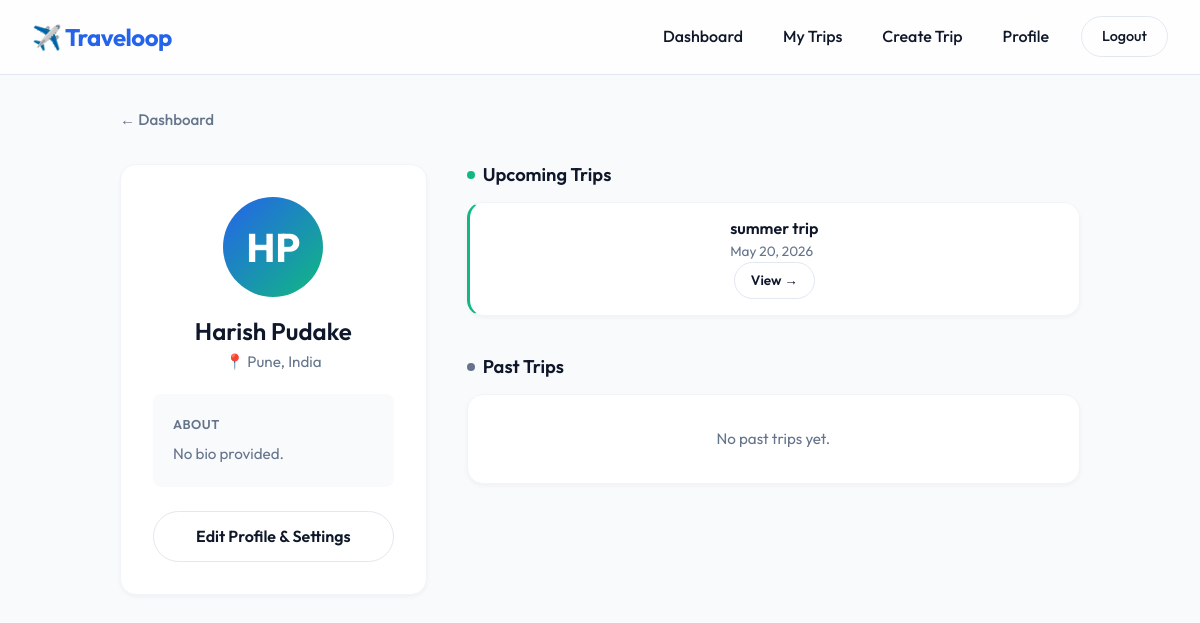
The app's page /profile (signed in) with its own data.
### database/models.py (models this page shows, shortened)
class User(UserMixin, db.Model):
    id = db.Column(db.Integer, primary_key=True)
    email = db.Column(db.String(120), unique=True, nullable=False)
    password_hash = db.Column(db.String(256), nullable=False)
    first_name = db.Column(db.String(100), nullable=False)
    last_name = db.Column(db.String(100), nullable=False)
    phone_number = db.Column(db.String(20))
    city = db.Column(db.String(100))
    country = db.Column(db.String(100))
    bio = db.Column(db.Text)
    created_at = db.Column(db.DateTime, default=lambda: datetime.now(timezone.utc))
    trips = db.relationship('Trip', backref='author', lazy=True)

class Trip(db.Model):
    id = db.Column(db.Integer, primary_key=True)
    user_id = db.Column(db.Integer, db.ForeignKey('user.id'), nullable=False)
    name = db.Column(db.String(100), nullable=False)
    start_date = db.Column(db.Date, nullable=False)
    end_date = db.Column(db.Date, nullable=False)
    description = db.Column(db.Text)
    cover_photo = db.Column(db.String(255))
    is_public = db.Column(db.Boolean, default=False)
    created_at = db.Column(db.DateTime, default=lambda: datetime.now(timezone.utc))
    stops = db.relationship('Stop', backref='trip', lazy=True, cascade='all, delete-orphan')
    expenses = db.relationship('Expense', backref='trip', lazy=True, cascade='all, delete-orphan')
    checklist_items = db.relationship('ChecklistItem', backref='trip', lazy=True, cascade='all, delete-orphan')
    notes = db.relationship('Note', backref='trip', lazy=True, cascade='all, delete-orphan')

### backend/profile.py (the view)
@profile_bp.route('/profile')
@login_required
def user_profile():
    today = datetime.now().date()
    past_trips = Trip.query.filter(Trip.user_id == current_user.id, Trip.end_date < today).all()
    future_trips = Trip.query.filter(Trip.user_id == current_user.id, Trip.start_date >= today).all()
    return render_template('profile.html', user=current_user, past_trips=past_trips, future_trips=future_trips)

### database/models.py (called while the page is built)
@login_manager.user_loader
def load_user(user_id):
    return User.query.get(int(user_id))

### templates/profile.html (shortened to what this page needs)
{% extends "base.html" %}
{% block content %}
<div style="max-width: 960px; margin: 0 auto;">
    <div class="breadcrumb">
        <a href="{{ url_for('trips.dashboard') }}">← Dashboard</a>
    </div>
    <div style="display: flex; gap: 2.5rem; align-items: flex-start;">
        <div style="flex: 1; min-width: 280px;">
            <div class="card" style="padding: 2rem; text-align: center;">
                <div style="width: 100px; height: 100px; border-radius: 50%; background: linear-gradient(135deg, var(--primary), var(--secondary)); margin: 0 auto 1.25rem; display: flex; align-items: center; justify-content: center; color: white; font-size: 2.5rem; font-weight: 700;">
                    {{ user.first_name[0] }}{{ user.last_name[0] }}
                </div>
                <h2 style="font-size: 1.5rem; margin-bottom: 0.25rem;">{{ user.first_name }} {{ user.last_name }}</h2>
                <p style="color: var(--text-muted); font-size: 0.95rem; margin-bottom: 1.25rem;">📍 {{ user.city or 'Unknown City' }}, {{ user.country or 'Unknown' }}</p>
                <div style="text-align: left; background: var(--bg-main); padding: 1.25rem; border-radius: var(--radius-sm); margin-bottom: 1.5rem;">
                    <p style="font-size: 0.8rem; text-transform: uppercase; color: var(--text-muted); letter-spacing: 0.5px; margin-bottom: 0.5rem; font-weight: 600;">About</p>
                    <p style="font-size: 0.95rem; line-height: 1.6;">{{ user.bio or 'No bio provided.' }}</p>
                </div>
                <a href="{{ url_for('profile.settings') }}" class="btn btn-outline btn-block">Edit Profile & Settings</a>
            </div>
        </div>
        <div style="flex: 2;">
            <div style="margin-bottom: 2.5rem;">
                <h3 style="margin-bottom: 1rem; font-size: 1.15rem; display: flex; align-items: center; gap: 0.5rem;">
                    <span style="width: 8px; height: 8px; border-radius: 50%; background: var(--secondary);"></span>
                    Upcoming Trips
                </h3>
                {% if future_trips %}
                    <div style="display: flex; flex-direction: column; gap: 0.75rem;">
                    {% for trip in future_trips %}
                        <div class="card" style="padding: 1rem 1.5rem; display: flex; justify-content: space-between; align-items: center; border-left: 3px solid var(--secondary);">
                            <div>
                                <h4 style="font-size: 1rem; margin-bottom: 0.15rem;">{{ trip.name }}</h4>
                                <p style="font-size: 0.85rem; color: var(--text-muted);">{{ trip.start_date.strftime('%b %d, %Y') }}</p>
                            </div>
                            <a href="{{ url_for('trips.view_trip', trip_id=trip.id) }}" class="btn btn-outline" style="padding: 0.4rem 1rem; font-size: 0.85rem;">View →</a>
                        </div>
                    {% endfor %}
                    </div>
                {% else %}
                    <div class="card" style="padding: 2rem; text-align: center;">
                        <p style="color: var(--text-muted); font-size: 0.95rem;">No upcoming trips. <a href="{{ url_for('trips.create_trip') }}" style="font-weight: 600;">Plan one now →</a></p>
                    </div>
                {% endif %}
            </div>
            <div>
                <h3 style="margin-bottom: 1rem; font-size: 1.15rem; display: flex; align-items: center; gap: 0.5rem;">
                    <span style="width: 8px; height: 8px; border-radius: 50%; background: var(--text-muted);"></span>
                    Past Trips
                </h3>
                {% if past_trips %}
                    <div style="display: flex; flex-direction: column; gap: 0.75rem;">
                    {% for trip in past_trips %}
                        <div class="card" style="padding: 1rem 1.5rem; display: flex; justify-content: space-between; align-items: center; opacity: 0.7;">
                            <div>
                                <h4 style="font-size: 1rem; margin-bottom: 0.15rem;">{{ trip.name }}</h4>
                                <p style="font-size: 0.85rem; color: var(--text-muted);">{{ trip.start_date.strftime('%b %d, %Y') }}</p>
                            </div>
                            <a href="{{ url_for('trips.view_trip', trip_id=trip.id) }}" class="btn btn-outline" style="padding: 0.4rem 1rem; font-size: 0.85rem;">Journal</a>
                        </div>
                    {% endfor %}
                    </div>
                {% else %}
                    <div class="card" style="padding: 2rem; text-align: center;">
                        <p style="color: var(--text-muted); font-size: 0.95rem;">No past trips yet.</p>
                    </div>
                {% endif %}
            </div>
        </div>
    </div>
</div>
{% endblock %}

### static/style.css (style rules this page uses)
:root { --primary: #2563EB; --primary-hover: #1D4ED8; --secondary: #10B981; --secondary-hover: #059669; --danger: #EF4444; --danger-hover: #DC2626; --bg-main: #F8FAFC; --bg-card: #FFFFFF; --bg-nav: #FFFFFF; --text-main: #0F172A; --text-muted: #64748B; --border: #E2E8F0; --border-light: #F1F5F9; --radius-sm: 8px; --radius-md: 16px; --radius-lg: 24px; --radius-full: 9999px; --shadow-sm: 0 2px 4px rgba(15, 23, 42, 0.04); --shadow-md: 0 4px 12px rgba(15, 23, 42, 0.06); --shadow-lg: 0 12px 32px rgba(15, 23, 42, 0.08); }
* { box-sizing: border-box; margin: 0; padding: 0; }
body { font-family: 'Outfit', sans-serif; background-color: var(--bg-main); color: var(--text-main); line-height: 1.6; -webkit-font-smoothing: antialiased; }
a { text-decoration: none; color: var(--primary); transition: all 0.2s ease; }
h1, h2, h3, h4, h5 { font-weight: 600; line-height: 1.2; color: var(--text-main); }
p { color: var(--text-muted); }
.btn { display: inline-block; padding: 0.75rem 1.5rem; border-radius: var(--radius-full); font-weight: 600; text-align: center; cursor: pointer; border: none; transition: all 0.2s cubic-bezier(0.4, 0, 0.2, 1); }
.btn-outline { background-color: transparent; border: 1px solid var(--border); color: var(--text-main); }
.btn-block { display: block; width: 100%; }
.trip-card, .card { background: var(--bg-card); border-radius: var(--radius-md); padding: 1.5rem; box-shadow: var(--shadow-sm); border: 1px solid var(--border-light); display: flex; flex-direction: column; transition: all 0.3s ease; }
.breadcrumb { display: inline-flex; align-items: center; gap: 0.5rem; margin-bottom: 2rem; font-size: 0.95rem; font-weight: 500; color: var(--text-muted); }
.breadcrumb a { color: var(--text-muted); }

### records on screen
User: first_name "H", last_name "P", first_name "Harish", last_name "Pudake", city "Pune", country "India", bio "No bio provided."
Trip: name "summer trip", start_date "May 20, 2026"
